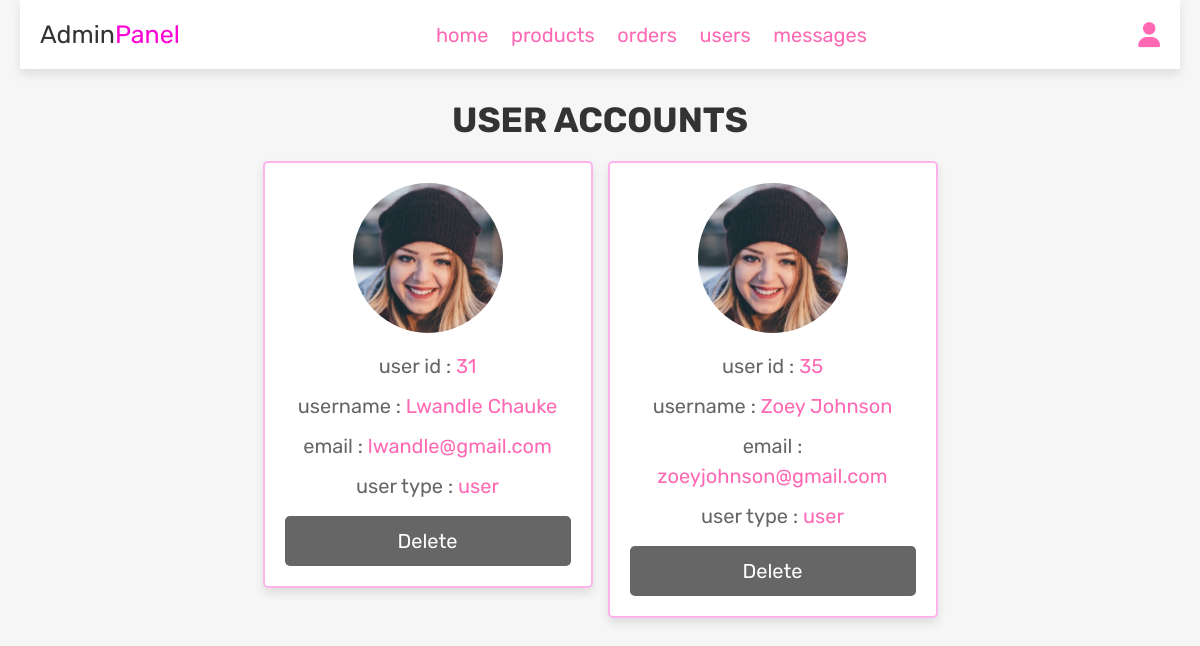
The page /admin_users.php (signed in) on the database its author committed.
### tables this page shows
CREATE TABLE IF NOT EXISTS `tblusers` (
  `id` int NOT NULL AUTO_INCREMENT,
  `name` varchar(100) NOT NULL,
  `email` varchar(100) NOT NULL,
  `password` varchar(100) NOT NULL,
  `user_type` varchar(20) NOT NULL DEFAULT 'user',
  `image` varchar(100) NOT NULL,
  PRIMARY KEY (`id`)
);

### admin_users.php (the view, shortened to what this page needs)
<?php
try {
   $conn = new PDO("mysql:host=localhost;dbname=clothing_store", "root", "");
   $conn->setAttribute(PDO::ATTR_ERRMODE, PDO::ERRMODE_EXCEPTION);
} catch(PDOException $e) {
   echo "Connection failed: " . $e->getMessage();
}
?>
<!DOCTYPE html>
<html lang="en">
<head>
   <link rel="stylesheet" href="https://cdnjs.cloudflare.com/ajax/libs/font-awesome/6.1.1/css/all.min.css">
   <link rel="stylesheet" href="css/admin_style.css">
</head>
<body>
<?php include 'admin_header.php'; ?>
<section class="user-accounts">
   <h1 class="title">user accounts</h1>
   <div class="box-container">
      <?php
         $select_users = $conn->prepare("SELECT * FROM `tblusers`");
         $select_users->execute();
         while($fetch_users = $select_users->fetch(PDO::FETCH_ASSOC)){
      ?>
      <div class="box" style="<?php if($fetch_users['id'] == $admin_id){ echo 'display:none'; }; ?>">
         <img src="uploaded_img/<?= $fetch_users['image']; ?>" alt="">
         <p> user id : <span><?= $fetch_users['id']; ?></span></p>
         <p> username : <span><?= $fetch_users['name']; ?></span></p>
         <p> email : <span><?= $fetch_users['email']; ?></span></p>
         <p> user type : <span style=" color:<?php if($fetch_users['user_type'] == 'admin'){ echo 'orange'; }; ?>"><?= $fetch_users['user_type']; ?></span></p>
         <a href="admin_users.php?delete=<?= $fetch_users['id']; ?>" onclick="return confirm('delete this user?');" class="delete-btn">delete</a>
      </div>
      <?php
      }
      ?>
   </div>
</section>
</body>
</html>

### admin_header.php (shortened to what this page needs)
<?php
if (isset($_SESSION['admin_id'])) {
    $admin_id = $_SESSION['admin_id'];
} else {
    header('Location: login.php');
    exit();
}
?>
<header class="header">
    <div class="flex">
        <a href="admin_page.php" class="logo">Admin<span>Panel</span></a>
        <nav class="navbar">
            <a href="admin_page.php">home</a>
            <a href="admin_products.php">products</a>
            <a href="admin_orders.php">orders</a>
            <a href="admin_users.php">users</a>
            <a href="admin_contacts.php">messages</a>
        </nav>
        <div class="icons">
            <div id="user-btn" class="fas fa-user"></div>
        </div>
    </div>
</header>

### css/admin_style.css (style rules this page uses)
.user-accounts .box-container { display: grid; grid-template-columns: repeat(auto-fit, 33rem); gap:1.5rem; align-items: flex-start; justify-content:center; }
.user-accounts .box-container .box { border:var(--border); box-shadow: var(--box-shadow); background-color: var(--white); border-radius: .5rem; padding:2rem; text-align: center; }
.user-accounts .box-container .box img { height: 15rem; width: 15rem; border-radius: 50%; object-fit: cover; margin-bottom: 1rem; }
.user-accounts .box-container .box p { line-height: 1.5; padding:.5rem 0; font-size: 2rem; color:var(--light-color); }
.user-accounts .box-container .box p span { color:var(--pink); }

### css/components.css (style rules this page uses)
:root { --pink: #ff69b4; --light-pink: #ffb3ec; --dark-pink: #ff00d4; --red: #e74c3c; --black: #333; --orange: #fad400; --gray: #bbbbbb; --light-color: #666; --white: #fff; --light-bg: #f6f6f6; --border: .2rem solid var(--light-pink); --box-shadow: 0 .5rem 1rem rgba(0,0,0,.1); }
* { font-family: 'Rubik', sans-serif; margin:0; padding:0; box-sizing: border-box; outline: none; border:none; text-decoration: none; color:var(--black); }
body { background-color: var(--light-bg); padding: 0 2rem; }
html { font-size: 62.5%; overflow-x: hidden; scroll-behavior: smooth; scroll-padding-top: 6.5rem; }
section { padding:3rem 2rem; max-width: 1200px; margin:0 auto; }
.btn, .delete-btn, .option-btn { display: block; width: 100%; margin-top: 1rem; border-radius: .5rem; color:var(--white); font-size: 2rem; padding:1.3rem 3rem; text-transform: capitalize; cursor: pointer; text-align: center; }
.delete-btn { background-color: var(--light-color); }
.title { text-align: center; margin-bottom: 2rem; text-transform: uppercase; color:var(--black); font-size: 3.5rem; }
.header { background: var(--white); position: sticky; top:0; left:0; right:0; z-index: 1000; box-shadow: var(--box-shadow); }
.header .flex { display: flex; align-items: center; justify-content: space-between; padding:2rem; margin: 0 auto; max-width: 1200px; position: relative; }
.header .flex .logo { font-size: 2.5rem; color:var(--black); }
.header .flex .logo span { color:var(--dark-pink); }
.header .flex .navbar a { margin:0 1rem; font-size: 2rem; color:var(--pink); }
.header .flex .icons > * { font-size: 2.5rem; color:var(--pink); cursor: pointer; margin-left: 1.5rem; }

### rows shown on the page
tblusers: image (picture), id "31", name "Lwandle Chauke", email "lwandle@gmail.com", user_type "user"
tblusers: image (picture), id "35", name "Zoey Johnson", email "zoeyjohnson@gmail.com", user_type "user"
